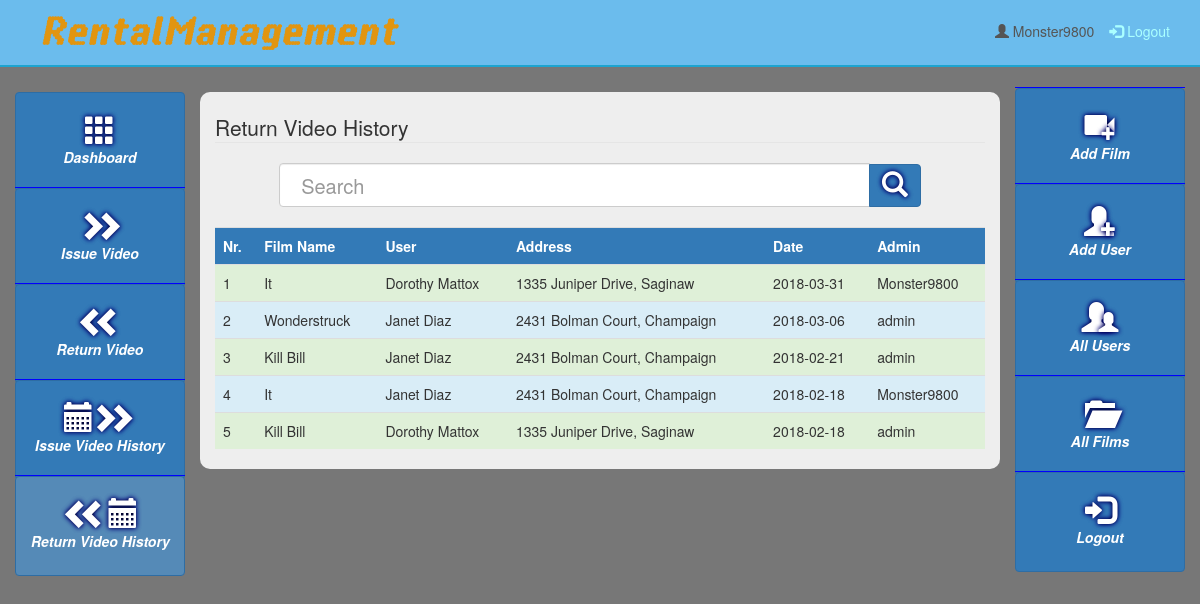
The app's page /returnvideoh.php (signed in) with its own data.
### tables this page shows
CREATE TABLE IF NOT EXISTS `rent` (
  `id` int(11) NOT NULL AUTO_INCREMENT,
  `id_user` int(11) NOT NULL,
  `id_movie` int(11) NOT NULL,
  `datetime` date NOT NULL,
  `rdatetime` text NOT NULL,
  `admin` text NOT NULL,
  `radmin` text NOT NULL,
  `return` int(11) NOT NULL DEFAULT '0',
  PRIMARY KEY (`id`),
  KEY `id_user` (`id_user`),
  KEY `id_movie` (`id_movie`)
);

CREATE TABLE IF NOT EXISTS `movies` (
  `id` int(100) NOT NULL,
  `filmname` mediumtext NOT NULL,
  `director` mediumtext NOT NULL,
  `genres` mediumtext NOT NULL,
  `country` mediumtext NOT NULL,
  `year` text NOT NULL,
  `runtime` mediumtext NOT NULL,
  `quantityactual` int(11) NOT NULL,
  `quantity` int(11) NOT NULL,
  `description` mediumtext NOT NULL,
  `datetime` mediumtext NOT NULL,
  `admin` varchar(20) NOT NULL,
  PRIMARY KEY (`id`)
);

CREATE TABLE IF NOT EXISTS `users` (
  `id` int(11) NOT NULL AUTO_INCREMENT,
  `fullname` mediumtext NOT NULL,
  `address` mediumtext NOT NULL,
  `country` mediumtext NOT NULL,
  `mobile` mediumtext NOT NULL,
  `email` mediumtext NOT NULL,
  `admin` mediumtext NOT NULL,
  `datetime` mediumtext NOT NULL,
  `sex` text NOT NULL,
  PRIMARY KEY (`id`)
);

### returnvideoh.php (the view, shortened to what this page needs)
<?php require_once("Include/Functions.php"); ?>
<!doctype html>
<html>
    <head>
        <link rel="stylesheet" href="https://maxcdn.bootstrapcdn.com/bootstrap/3.3.7/css/bootstrap.min.css">
        <link rel="stylesheet" href="css/adminstyle.css">
    </head>
    <body>
        <nav class="navbar navbar-light" role="navigation" style="background-color: #6BBCED;">
            <div class="container">
                <div class="navbar-header">
                    <a class="navbar-brand" href="index.php">
                        <img class="img-responsive" style="margin-top: -5px;" src="Images/Logo.png" width="380">
                    </a>
                </div>
                <div style="margin-top: 5px;">
            <ul id="logout" class="nav navbar-nav navbar-right">
      <li style="color: #555; padding-top: 15px;"><span class="glyphicon glyphicon-user"></span> <?php echo $_SESSION["UsernameVideo"]; ?></li>
      <li><a href="logout.php" style="color: #aff; background-color:transparent;"><span class="glyphicon glyphicon-log-in"></span> Logout</a></li>
            </ul>
                </div>
            </div>
        </nav>
<div class="line" style="height: 10px; background: #6BBCED; border-bottom: 2px solid #1DA4CF;"></div>
        <div class="container-fluid">
            <div class="row">
                <div class="col-sm-2">
                    <ul id="Side_Menu" class="nav nav-pills nav-stacked" style="padding-top: 25px;">
                        <li><a href="dashboard.php" class="btn btn-primary" style="width: 100%; height: 100px;"><span style="font-size: 30px; margin-top: 10px;" class="glyphicon glyphicon-th shadow"></span><br /><span class="menu-text">Dashboard</span></a>
                        </li>
                        <li style="margin-top: -5px; border-top: 1px solid blue;"><a href="issuevideo.php" class="btn btn-primary" style="width: 100%; height: 100px;"><span style="font-size: 30px; margin-top: 10px;" class="glyphicon glyphicon-chevron-right shadow"></span><span style="margin-left: -13px; font-size: 30px;" class="glyphicon glyphicon-chevron-right shadow"></span><br /><span class="menu-text">Issue Video</span></a>
                        </li>
                        <li style="margin-top: -5px; border-top: 1px solid blue;"><a href="returnvideo.php" class="btn btn-primary" style="width: 100%; height: 100px;"><span style="font-size: 30px; margin-top: 10px;" class="glyphicon glyphicon-chevron-left shadow"></span><span style="margin-left: -13px; font-size: 30px;" class="glyphicon glyphicon-chevron-left shadow"></span><br /><span class="menu-text">Return Video</span></a>
                        </li>
                        <li style="margin-top: -5px; border-top: 1px solid blue;"><a href="issuevideoh.php" class="btn btn-primary" style="width: 100%; height: 100px;"><span style="font-size: 30px; margin-top: 10px;" class="glyphicon glyphicon-calendar shadow"></span><span style="margin-left: -5px; font-size: 30px;" class="glyphicon glyphicon-chevron-right shadow"></span><span style="margin-left: -13px; font-size: 30px;" class="glyphicon glyphicon-chevron-right shadow"></span><br /><span class="menu-text">Issue Video History</span></a>
                        </li>
                        <li style="margin-top: -5px; border-top: 1px solid blue;"><a href="returnvideoh.php" class="btn btn-primary" style="width: 100%; height: 100px; background-color: #558ab7;"><span style="font-size: 30px; margin-top: 10px;" class="glyphicon glyphicon-chevron-left shadow"></span><span style="margin-left: -13px; font-size: 30px;" class="glyphicon glyphicon-chevron-left shadow"></span><span style="font-size: 30px;" class="glyphicon glyphicon-calendar shadow"></span><br /><span class="menu-text">Return Video History</span></a>
                        </li>
                    </ul>
                </div>
                <div class="col-sm-8" style="background-color: #eee; margin-top: 25px;">
                <br />
                    <form action="returnvideoh.php" class="form-horizontal" enctype="multipart/form-data">
                            <legend>Return Video History</legend>
                            <fieldset>
                                <div class="col-sm-10 col-sm-offset-1 input-group">
                            <div class="input-group">
                              <input type="text" class="form-control" style="padding: 21px; font-size: 20px;" placeholder="Search" name="Search">
                              <span class="input-group-btn">
                                <button class="btn btn-primary" name="SearchButton"><span style="font-size: 26px;" class="glyphicon glyphicon-search shadow"></span></button>
                              </span>
                            </div>
                                </div>
                            </fieldset>
                    </form>
                    <br />
                    <div class="table-responsive">
                        <table class="table table-striped table-hover">
                    <tr style="background-color: #337ab7; color: #fff;">
                        <th style="vertical-align: middle;">Nr.</th>
                        <th style="vertical-align: middle;">Film Name</th>
                        <th style="vertical-align: middle;">User</th>
                        <th style="vertical-align: middle;">Address</th>
                        <th style="vertical-align: middle;">Date</th>
                        <th style="vertical-align: middle;">Admin</th>
                    </tr>
                    <?php
                        $SrNo=0;
                        if(isset($_GET["SearchButton"]))
                        {
                        $Search=$_GET["Search"];
                        $Query="SELECT filmname, fullname, address, rent.datetime, rent.admin FROM movies, users, rent WHERE rent.id_user=users.id AND rent.id_movie=movies.id AND (filmname LIKE '%$Search%' OR fullname LIKE '%$Search%' OR address LIKE '%$Search%') AND rent.return=1 ORDER BY rent.rdatetime desc";
                        } else {
                        $Query="SELECT filmname, fullname, address, rent.rdatetime, rent.radmin FROM movies, users, rent WHERE (rent.id_user=users.id AND rent.id_movie=movies.id) AND rent.return=1 ORDER BY rent.rdatetime desc";
                        }
                        $Execute = mysqli_query($Connection, $Query);
                        while($DataRows=mysqli_fetch_array($Execute))
                        {
                            $FilmName=$DataRows[0];
                            $FullName=$DataRows[1];
                            $Address=$DataRows[2];
                            $DateTime=$DataRows[3];
                            $Admin=$DataRows[4];
                            $SrNo++;
                    ?>
                    <tr class="<?php if($SrNo%2==0) {echo info;} else {echo success;} ?>">
                        <td style="vertical-align: middle;"><?php echo htmlentities($SrNo); ?></td>
                        <td style="vertical-align: middle;"><?php echo htmlentities($FilmName); ?></td>
                        <td style="vertical-align: middle;"><?php echo htmlentities($FullName); ?></td>
                        <td style="vertical-align: middle;"><?php echo htmlentities($Address); ?></td>
                        <td style="vertical-align: middle;"><?php echo htmlentities($DateTime); ?></td>
                        <td style="vertical-align: middle;"><?php echo htmlentities($Admin); ?></td>
                    </tr>
                    <?php } ?>
                        </table>
                    </div>
                </div>
                <div class="col-sm-2">
                    <ul id="Side_Menu" class="nav nav-pills nav-stacked" style="padding-top: 25px;">
                        <li style="margin-top: -5px; border-top: 1px solid blue;"><a href="addfilm.php" class="btn btn-primary" style="width: 100%; height: 100px;"><span style="font-size: 30px; margin-top: 10px;" class="glyphicon glyphicon-facetime-video shadow"></span><span style="margin-left: -13px;" class="glyphicon glyphicon-plus shadow"></span><br />
                            <span class="menu-text">Add Film</span></a>
                        </li>
                        <li style="margin-top: -5px; border-top: 1px solid blue;"><a href="adduser.php" class="btn btn-primary" style="width: 100%; height: 100px;"><span style="font-size: 30px; margin-top: 10px;" class="glyphicon glyphicon-user shadow"></span><span style="margin-left: -13px; font-size: 15px;" class="glyphicon glyphicon-plus shadow"></span><br /><span class="menu-text">Add User</span></a>
                        </li>
                        <li style="margin-top: -5px; border-top: 1px solid blue;"><a href="allusers.php" class="btn btn-primary" style="width: 100%; height: 100px;"><span style="font-size: 30px; margin-top: 10px;" class="glyphicon glyphicon-user shadow"></span><span style="margin-left: -13px; font-size: 20px;" class="glyphicon glyphicon-user shadow"></span><br />
                            <span class="menu-text">All Users</span></a>
                        </li>
                        <li style="margin-top: -5px; border-top: 1px solid blue;"><a href="allfilms.php" class="btn btn-primary" style="width: 100%; height: 100px;"><span style="font-size: 30px; margin-top: 10px;" class="glyphicon glyphicon-folder-open shadow"></span><br />
                            <span class="menu-text">All Films</span></a>
                        </li>
                        <li style="margin-top: -5px; border-top: 1px solid blue;"><a href="logout.php" class="btn btn-primary" style="width: 100%; height: 100px;"><span style="font-size: 30px; margin-top: 10px;" class="glyphicon glyphicon-log-in shadow"></span><br />
                            <span class="menu-text">Logout</span></a>
                        </li>
                    </ul>
                </div>
            </div>
        </div>
    </body>
</html>

### css/adminstyle.css (style rules this page uses)
.col-sm-8 { min-height: 270px; border-radius: 10px; }
.line { margin-top: -20px; }
.navbar { border-radius: 0px; }
.menu-text { font-size: 100%; font-weight: bolder; font-style: italic; }
.shadow { text-shadow: 0 0 5px #000, 0 0 5px #0000ff; }

### returnvideoh.php (style rules this page uses)
body { background-color: #777; }

### records on screen
rent: id_movie.filmname "It", id_user.fullname "Dorothy Mattox", id_user.address "1335 Juniper Drive, Saginaw", rdatetime "2018-03-31", radmin "Monster9800"
rent: id_movie.filmname "Wonderstruck", id_user.fullname "Janet Diaz", id_user.address "2431 Bolman Court, Champaign", rdatetime "2018-03-06", radmin "admin"
rent: id_movie.filmname "Kill Bill", id_user.fullname "Janet Diaz", id_user.address "2431 Bolman Court, Champaign", rdatetime "2018-02-21", radmin "admin"
rent: id_movie.filmname "It", id_user.fullname "Janet Diaz", id_user.address "2431 Bolman Court, Champaign", rdatetime "2018-02-18", radmin "Monster9800"
rent: id_movie.filmname "Kill Bill", id_user.fullname "Dorothy Mattox", id_user.address "1335 Juniper Drive, Saginaw", rdatetime "2018-02-18", radmin "admin"

### other values on screen
$_SESSION["UsernameVideo"] "Monster9800"
